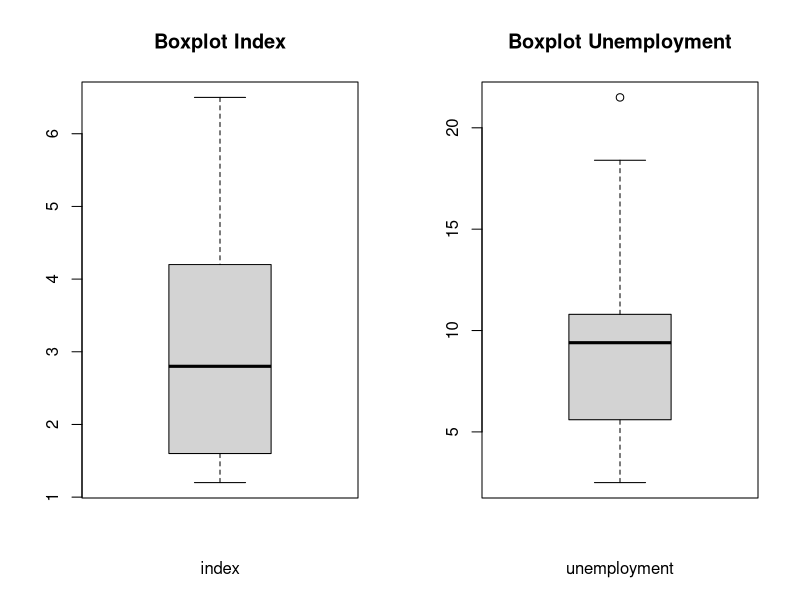
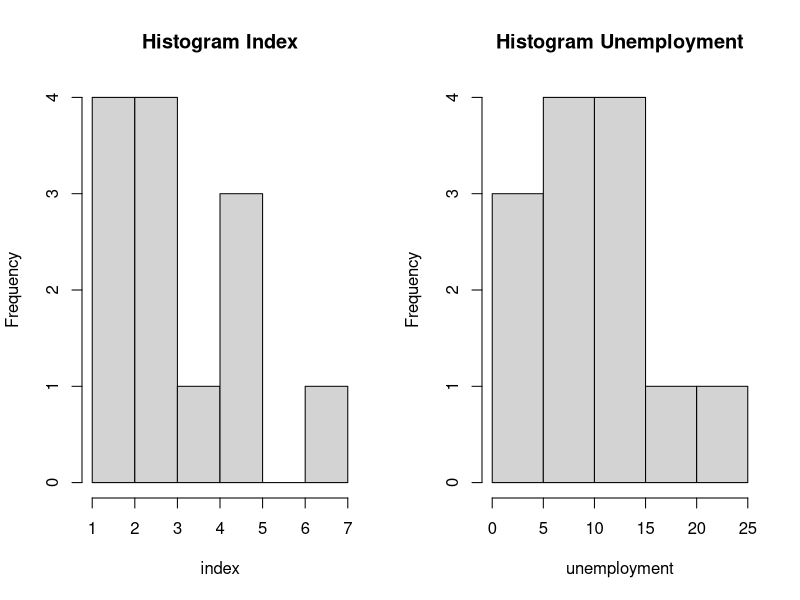
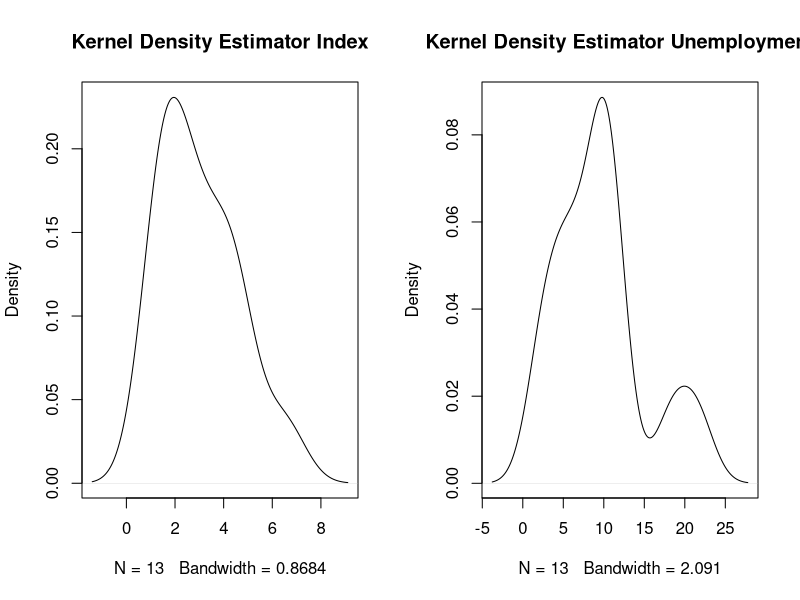
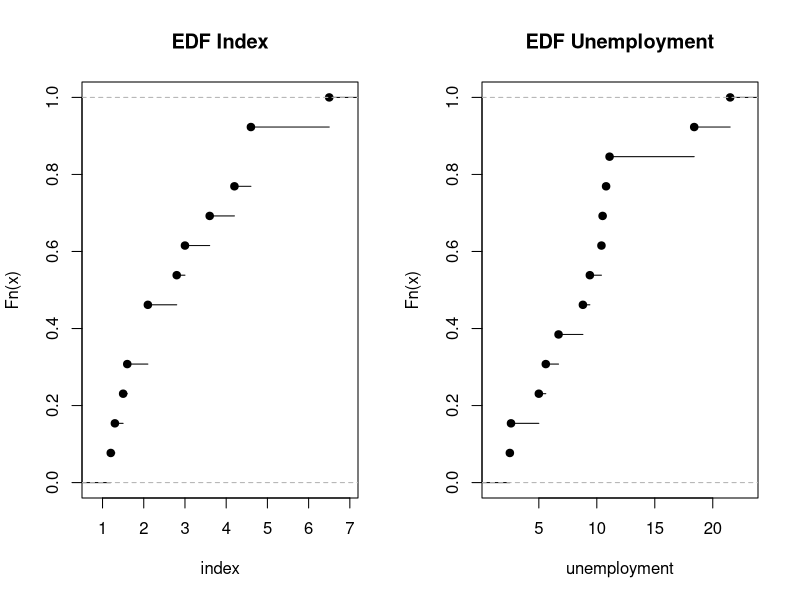

Recreate these plots in R, in order.
setwd("C:/Users/darre/Desktop/ASDOS OSP/W2")

df = read.csv('exercise2.csv', header = T, sep=";");df
attach(df)

# 1
max_x = max(index)
max_y = max(unemployment)
subset(Land, index==max_x)
subset(Land, unemployment==max_y)

min_x = min(index)
min_y = min(unemployment)
subset(Land, index==min_x)
subset(Land, unemployment==min_y)

# 2
range_x = max_x - min_x;range_x
range_y = max_y - min_y;range_y

# 3
quant_x = quantile(index, c(0.25,0.75));quant_x
quant_y = quantile(unemployment, c(0.25,0.75));quant_y

# 4
med_x = median(index)
med.x = quantile(index, 0.5)
med_y = median(unemployment)
med.y = quantile(unemployment, 0.5)

# 5
qdiff_x = quant_x[2]-quant_x[1];qdiff_x
qdiff_y = quant_y[2]-quant_y[1];qdiff_y

# 6
mean_x = mean(index);mean_x
mean.x = sum(index)/length(index);mean.x
mean_y = mean(unemployment);mean_y
mean.y = sum(unemployment)/length(unemployment)

# 7
mad_x = median(abs(index- med_x));mad_x
mad_y = median(abs(unemployment - med_y));mad_y
mad(unemployment, constant = 1)

# 8
var_x = var(index)
var.x = sum((index - mean_x)^2) / (length(index) - 1)
var_y = var(unemployment)
var.y = sum((unemployment - mean_y)^2) / (length(unemployment) - 1)

# 9
std_x = sqrt(var_x)
std.x = sd(index)
std_y = sqrt(var_y)
std.y = sd(unemployment)

# 10
par(mfrow=c(1,2))
boxplot(index, main="Boxplot Index", xlab = "index")
boxplot(unemployment, main="Boxplot Unemployment", xlab = "unemployment")
hist(index, main = "Histogram Index")
hist(unemployment, main = "Histogram Unemployment")
density_x = density(index)
density_y = density(unemployment)
plot(density_x, main = "Kernel Density Estimator Index")
plot(density_y, main = "Kernel Density Estimator Unemployment")
ecdf_x = ecdf(index)
ecdf_y = ecdf(unemployment)
plot(ecdf_x, xlab = "index", main = "EDF Index")
plot(ecdf_y, xlab = "unemployment", main = "EDF Unemployment")


# 11
cov_xy = cov(index, unemployment);cov_xy
xy_cov = (1/(length(index) - 1)) * sum(index*unemployment) - 
  ((length(index)/(length(index) - 1)) * (mean_x*mean_y))
cov_xx = cov(index, index)
cov_yy = cov(unemployment, unemployment)
dframe = data.frame(index, unemployment);dframe
cov.xy = cov(dframe);cov.xy

# 12 
cor = cor(index,unemployment)
cor_xy = cov_xy / sqrt(cov_xx * cov_yy); cor_xy
# cor(index, index)
# cor(unemployment, unemployment)

# 13
rank_x = rank(index);rank_x
rank_y = rank(unemployment);rank_y

# 14
cor_rank = cor(rank_x, rank_y);cor_rank
r_rank = sum((rank_x-mean(rank_x))*(rank_y-mean(rank_y))) / 
  sqrt(sum((rank_x-mean(rank_x))^2) * sum((rank_y-mean(rank_y))^2));r_rank

# 15
alpha = 0.05
ci_x = c(mean_x - (qnorm(1-alpha/2)*std_x)/sqrt(length(index)), 
         mean_x + (qnorm(1-alpha/2)*std_x)/sqrt(length(index)))

ci_y = c(mean_y - (qnorm(1-alpha/2)*std_y)/sqrt(length(unemployment)), 
         mean_y + (qnorm(1-alpha/2)*std_y)/sqrt(length(unemployment)))

# 16
t.test(index, alternative = "g", mu = 3)

t_x = (mean_x-3)/std_x * sqrt(length(index));t_x
pt(t_x, df = length(index) - 1, lower.tail = F)
# if pval < alpha -> tolak H0
ci_t = c(mean_x - 1/sqrt(length(index))* qt(1-alpha, length(index)-1) * std_x, Inf)

# 17
t.test(index, unemployment, mu = 0, alternative = "t", var.equal = T)

t_xy = (mean_x - mean_y) / sqrt((length(index)+length(unemployment))/(length(index)*length(unemployment))*
                                  ((length(index)-1)*var_x+(length(unemployment)-1)*var_y)/(length(index)+length(unemployment)-2))
2*pt(t_xy, df = length(index)+length(unemployment)-2)
# if pval < alpha -> tolak H0

# daerah penolakan
c(-qt(1-alpha/2, df = length(index)+length(unemployment)-2), qt(1-alpha/2, df = length(index)+length(unemployment)-2))

if(-qt(1-alpha/2, df = length(index)+length(unemployment)-2) <= t_xy && t_xy <= qt(1-alpha/2, df = length(index)+length(unemployment)-2)){
  print("Gagal Tolak H0")
}else{
  print("Tolak H0")
}

if(t_xy <= -qt(alpha/2, df = length(index)+length(unemployment)-2) || t_xy >= qt(alpha/2, df = length(index)+length(unemployment)-2)){
  print("Tolak H0")
}else{
  print("Gagal Tolak H0")
}

# 18
var.test(index, unemployment)

ftest = var_x / var_y
pf(ftest, df1 = length(index), df2 = length(unemployment))
# if pf < alpha -> tolak H0

# daerah penolakan
c(qf(1-alpha/2, df1 = length(index)-1, df2 = length(unemployment)-1), qf(alpha/2, df1 = length(index)-1, df2 = length(unemployment)-1))

if(ftest <= qf(1-alpha/2, df1 = length(index)-1, df2 = length(unemployment)-1) || ftest >= qf(alpha/2, df1 = length(index)-1, df2 = length(unemployment)-1)){
  print("Tolak H0")
}else{
  print("Gagal Tolak H0")
}
